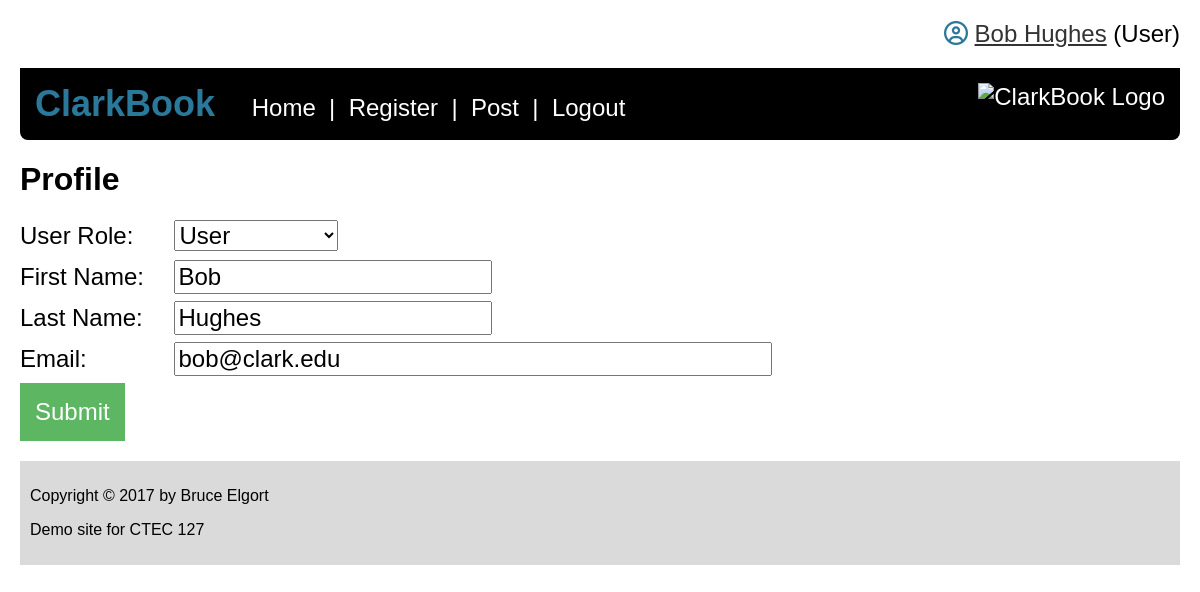
Page /clarkbook_new/clarkbook/profile.php?id=20 (signed in) on the committed database.
### tables this page shows
CREATE TABLE `users` (
  `id` int(11) NOT NULL,
  `first_name` varchar(20) NOT NULL,
  `last_name` varchar(20) NOT NULL,
  `email` varchar(60) NOT NULL,
  `password` text NOT NULL,
  `role` varchar(15) NOT NULL
);

### clarkbook_new/clarkbook/profile.php (the view, shortened to what this page needs)
<?php
if ($_SERVER['REQUEST_METHOD'] != "POST") {
	$sql = "SELECT * FROM users WHERE id=" . $_GET['id'];
	$result = $db->query($sql);
	$row = $result->fetch_assoc();
	$first_name = $row['first_name'];
	$last_name = $row['last_name'];
	$email = $row['email'];
	$role = $row['role'];
}
?>
<?php
require_once("includes/header.php");
?>
<?php require_once("includes/nav.php");
$success = false;
if (!$success) { ?>
<h1>Profile</h1>
<form action="<?php echo htmlspecialchars($_SERVER['PHP_SELF']); ?>" method="post" autocomplete="off">
	<label class="reglabel" for="role">User Role:</label>
	<select id="role" name="role">
		<option value="user" <?php if($role == 'user'){echo "selected";} ?>>User</option>
	</select>
	<br>
	<label class="reglabel" for="firstname">First Name:</label>
	<input class="reginput" type="text" id="firstname" name="firstname" size="20" maxlength="20" value="<?php echo $first_name; ?>">
	<br>
	<label class="reglabel" for="lastname">Last Name:</label>
	<input class="reginput" type="text" id="lastname" autocomplete="off" name="lastname" size="20" maxlength="20" value="<?php echo $last_name; ?>">
	<br>
	<label class="reglabel" for="email">Email:</label>
	<input class="reginput" type="email" id="email" name="email" size="40" maxlength="60" value="<?php echo $email; ?>">
	<br>
	<input class="button1" type="submit">
</form>
<?php } ?>
<?php require_once('includes/footer.php') ?>

### clarkbook_new/clarkbook/css/style.css (style rules this page uses)
body { font-family: Arial; margin:20px; }
.reglabel { display:inline-block; width:150px; margin-bottom:10px; font-size:1.5em; }
.reginput { font-size:1.5em; }
.button1 { background-color: #4CAF50; font-size:1.5em; border:none; color:#ffffff; padding:15px; opacity: .9; }
select { font-size: 1.5em; }

### rows in the picture
users: role "User", firstname "Bob", lastname "Hughes", email "bob@clark.edu"

### other values in the picture
$_SESSION['firstname'] "Bob"
$_SESSION['lastname'] "Hughes"
$isAdmin "(User)"
